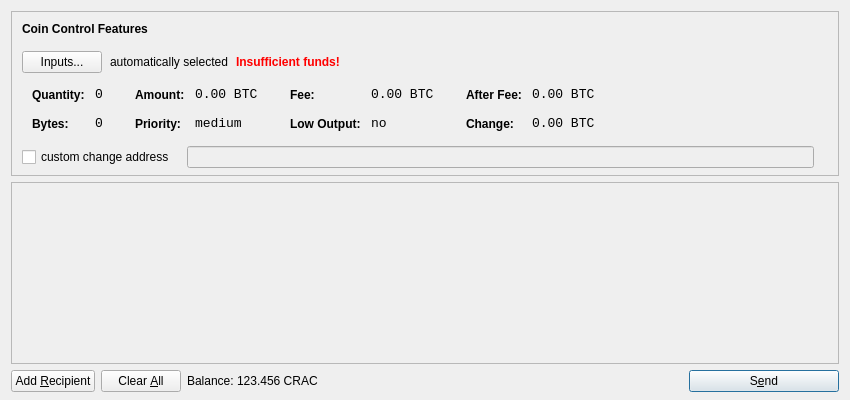
<?xml version="1.0" encoding="UTF-8"?>
<ui version="4.0">
 <class>SendCoinsDialog</class>
 <widget class="QDialog" name="SendCoinsDialog">
  <property name="geometry">
   <rect>
    <x>0</x>
    <y>0</y>
    <width>850</width>
    <height>400</height>
   </rect>
  </property>
  <property name="windowTitle">
   <string>Send Coins</string>
  </property>
  <layout class="QVBoxLayout" name="verticalLayout" stretch="0,1,0">
   <property name="bottomMargin">
    <number>8</number>
   </property>
   <item>
    <widget class="QFrame" name="frameCoinControl">
     <property name="sizePolicy">
      <sizepolicy hsizetype="Expanding" vsizetype="Expanding">
       <horstretch>0</horstretch>
       <verstretch>0</verstretch>
      </sizepolicy>
     </property>
     <property name="maximumSize">
      <size>
       <width>16777215</width>
       <height>16777215</height>
      </size>
     </property>
     <property name="frameShape">
      <enum>QFrame::StyledPanel</enum>
     </property>
     <property name="frameShadow">
      <enum>QFrame::Sunken</enum>
     </property>
     <layout class="QVBoxLayout" name="verticalLayoutCoinControl2">
      <property name="spacing">
       <number>-1</number>
      </property>
      <property name="leftMargin">
       <number>0</number>
      </property>
      <property name="topMargin">
       <number>0</number>
      </property>
      <property name="rightMargin">
       <number>0</number>
      </property>
      <property name="bottomMargin">
       <number>6</number>
      </property>
      <item>
       <layout class="QVBoxLayout" name="verticalLayoutCoinControl" stretch="0,0,0,0,1">
        <property name="spacing">
         <number>0</number>
        </property>
        <property name="leftMargin">
         <number>10</number>
        </property>
        <property name="topMargin">
         <number>10</number>
        </property>
        <item>
         <layout class="QHBoxLayout" name="horizontalLayoutCoinControl1">
          <property name="bottomMargin">
           <number>15</number>
          </property>
          <item>
           <widget class="QLabel" name="labelCoinControlFeatures">
            <property name="sizePolicy">
             <sizepolicy hsizetype="Preferred" vsizetype="Maximum">
              <horstretch>0</horstretch>
              <verstretch>0</verstretch>
             </sizepolicy>
            </property>
            <property name="font">
             <font>
              <weight>75</weight>
              <bold>true</bold>
             </font>
            </property>
            <property name="styleSheet">
             <string notr="true">font-weight:bold;</string>
            </property>
            <property name="text">
             <string>Coin Control Features</string>
            </property>
           </widget>
          </item>
         </layout>
        </item>
        <item>
         <layout class="QHBoxLayout" name="horizontalLayoutCoinControl2" stretch="0,0,0,0">
          <property name="spacing">
           <number>8</number>
          </property>
          <property name="bottomMargin">
           <number>10</number>
          </property>
          <item>
           <widget class="QPushButton" name="pushButtonCoinControl">
            <property name="styleSheet">
             <string notr="true"/>
            </property>
            <property name="text">
             <string>Inputs...</string>
            </property>
           </widget>
          </item>
          <item>
           <widget class="QLabel" name="labelCoinControlAutomaticallySelected">
            <property name="text">
             <string>automatically selected</string>
            </property>
            <property name="margin">
             <number>5</number>
            </property>
           </widget>
          </item>
          <item>
           <widget class="QLabel" name="labelCoinControlInsuffFunds">
            <property name="font">
             <font>
              <weight>75</weight>
              <bold>true</bold>
             </font>
            </property>
            <property name="styleSheet">
             <string notr="true">color:red;font-weight:bold;</string>
            </property>
            <property name="text">
             <string>Insufficient funds!</string>
            </property>
            <property name="margin">
             <number>5</number>
            </property>
           </widget>
          </item>
          <item>
           <spacer name="horizontalSpacerCoinControl">
            <property name="orientation">
             <enum>Qt::Horizontal</enum>
            </property>
            <property name="sizeHint" stdset="0">
             <size>
              <width>40</width>
              <height>1</height>
             </size>
            </property>
           </spacer>
          </item>
         </layout>
        </item>
        <item>
         <widget class="QWidget" name="widgetCoinControl" native="true">
          <property name="sizePolicy">
           <sizepolicy hsizetype="Preferred" vsizetype="Preferred">
            <horstretch>0</horstretch>
            <verstretch>0</verstretch>
           </sizepolicy>
          </property>
          <property name="minimumSize">
           <size>
            <width>0</width>
            <height>0</height>
           </size>
          </property>
          <property name="styleSheet">
           <string notr="true"/>
          </property>
          <layout class="QHBoxLayout" name="horizontalLayoutCoinControl5">
           <property name="margin">
            <number>0</number>
           </property>
           <item>
            <layout class="QHBoxLayout" name="horizontalLayoutCoinControl3" stretch="0,0,0,1">
             <property name="spacing">
              <number>20</number>
             </property>
             <property name="topMargin">
              <number>0</number>
             </property>
             <property name="bottomMargin">
              <number>10</number>
             </property>
             <item>
              <layout class="QFormLayout" name="formLayoutCoinControl1">
               <property name="horizontalSpacing">
                <number>10</number>
               </property>
               <property name="verticalSpacing">
                <number>14</number>
               </property>
               <property name="leftMargin">
                <number>10</number>
               </property>
               <property name="topMargin">
                <number>4</number>
               </property>
               <property name="rightMargin">
                <number>6</number>
               </property>
               <item row="0" column="0">
                <widget class="QLabel" name="labelCoinControlQuantityText">
                 <property name="styleSheet">
                  <string notr="true">font-weight:bold;</string>
                 </property>
                 <property name="text">
                  <string>Quantity:</string>
                 </property>
                 <property name="margin">
                  <number>0</number>
                 </property>
                </widget>
               </item>
               <item row="0" column="1">
                <widget class="QLabel" name="labelCoinControlQuantity">
                 <property name="font">
                  <font>
                   <family>Monospace</family>
                   <pointsize>10</pointsize>
                  </font>
                 </property>
                 <property name="cursor">
                  <cursorShape>IBeamCursor</cursorShape>
                 </property>
                 <property name="contextMenuPolicy">
                  <enum>Qt::ActionsContextMenu</enum>
                 </property>
                 <property name="text">
                  <string notr="true">0</string>
                 </property>
                 <property name="margin">
                  <number>0</number>
                 </property>
                 <property name="textInteractionFlags">
                  <set>Qt::LinksAccessibleByMouse|Qt::TextSelectableByKeyboard|Qt::TextSelectableByMouse</set>
                 </property>
                </widget>
               </item>
               <item row="1" column="0">
                <widget class="QLabel" name="labelCoinControlBytesText">
                 <property name="styleSheet">
                  <string notr="true">font-weight:bold;</string>
                 </property>
                 <property name="text">
                  <string>Bytes:</string>
                 </property>
                </widget>
               </item>
               <item row="1" column="1">
                <widget class="QLabel" name="labelCoinControlBytes">
                 <property name="font">
                  <font>
                   <family>Monospace</family>
                   <pointsize>10</pointsize>
                  </font>
                 </property>
                 <property name="cursor">
                  <cursorShape>IBeamCursor</cursorShape>
                 </property>
                 <property name="contextMenuPolicy">
                  <enum>Qt::ActionsContextMenu</enum>
                 </property>
                 <property name="text">
                  <string notr="true">0</string>
                 </property>
                 <property name="textInteractionFlags">
                  <set>Qt::LinksAccessibleByMouse|Qt::TextSelectableByKeyboard|Qt::TextSelectableByMouse</set>
                 </property>
                </widget>
               </item>
              </layout>
             </item>
             <item>
              <layout class="QFormLayout" name="formLayoutCoinControl2">
               <property name="horizontalSpacing">
                <number>10</number>
               </property>
               <property name="verticalSpacing">
                <number>14</number>
               </property>
               <property name="leftMargin">
                <number>6</number>
               </property>
               <property name="topMargin">
                <number>4</number>
               </property>
               <property name="rightMargin">
                <number>6</number>
               </property>
               <item row="0" column="0">
                <widget class="QLabel" name="labelCoinControlAmountText">
                 <property name="styleSheet">
                  <string notr="true">font-weight:bold;</string>
                 </property>
                 <property name="text">
                  <string>Amount:</string>
                 </property>
                 <property name="margin">
                  <number>0</number>
                 </property>
                </widget>
               </item>
               <item row="0" column="1">
                <widget class="QLabel" name="labelCoinControlAmount">
                 <property name="font">
                  <font>
                   <family>Monospace</family>
                   <pointsize>10</pointsize>
                  </font>
                 </property>
                 <property name="cursor">
                  <cursorShape>IBeamCursor</cursorShape>
                 </property>
                 <property name="contextMenuPolicy">
                  <enum>Qt::ActionsContextMenu</enum>
                 </property>
                 <property name="text">
                  <string notr="true">0.00 BTC</string>
                 </property>
                 <property name="textInteractionFlags">
                  <set>Qt::LinksAccessibleByMouse|Qt::TextSelectableByKeyboard|Qt::TextSelectableByMouse</set>
                 </property>
                </widget>
               </item>
               <item row="1" column="0">
                <widget class="QLabel" name="labelCoinControlPriorityText">
                 <property name="styleSheet">
                  <string notr="true">font-weight:bold;</string>
                 </property>
                 <property name="text">
                  <string>Priority:</string>
                 </property>
                </widget>
               </item>
               <item row="1" column="1">
                <widget class="QLabel" name="labelCoinControlPriority">
                 <property name="font">
                  <font>
                   <family>Monospace</family>
                   <pointsize>10</pointsize>
                  </font>
                 </property>
                 <property name="cursor">
                  <cursorShape>IBeamCursor</cursorShape>
                 </property>
                 <property name="contextMenuPolicy">
                  <enum>Qt::ActionsContextMenu</enum>
                 </property>
                 <property name="text">
                  <string>medium</string>
                 </property>
                 <property name="textInteractionFlags">
                  <set>Qt::LinksAccessibleByMouse|Qt::TextSelectableByKeyboard|Qt::TextSelectableByMouse</set>
                 </property>
                </widget>
               </item>
              </layout>
             </item>
             <item>
              <layout class="QFormLayout" name="formLayoutCoinControl3">
               <property name="horizontalSpacing">
                <number>10</number>
               </property>
               <property name="verticalSpacing">
                <number>14</number>
               </property>
               <property name="leftMargin">
                <number>6</number>
               </property>
               <property name="topMargin">
                <number>4</number>
               </property>
               <property name="rightMargin">
                <number>6</number>
               </property>
               <item row="0" column="0">
                <widget class="QLabel" name="labelCoinControlFeeText">
                 <property name="styleSheet">
                  <string notr="true">font-weight:bold;</string>
                 </property>
                 <property name="text">
                  <string>Fee:</string>
                 </property>
                 <property name="margin">
                  <number>0</number>
                 </property>
                </widget>
               </item>
               <item row="0" column="1">
                <widget class="QLabel" name="labelCoinControlFee">
                 <property name="font">
                  <font>
                   <family>Monospace</family>
                   <pointsize>10</pointsize>
                  </font>
                 </property>
                 <property name="cursor">
                  <cursorShape>IBeamCursor</cursorShape>
                 </property>
                 <property name="contextMenuPolicy">
                  <enum>Qt::ActionsContextMenu</enum>
                 </property>
                 <property name="text">
                  <string notr="true">0.00 BTC</string>
                 </property>
                 <property name="textInteractionFlags">
                  <set>Qt::LinksAccessibleByMouse|Qt::TextSelectableByKeyboard|Qt::TextSelectableByMouse</set>
                 </property>
                </widget>
               </item>
               <item row="1" column="0">
                <widget class="QLabel" name="labelCoinControlLowOutputText">
                 <property name="styleSheet">
                  <string notr="true">font-weight:bold;</string>
                 </property>
                 <property name="text">
                  <string>Low Output:</string>
                 </property>
                </widget>
               </item>
               <item row="1" column="1">
                <widget class="QLabel" name="labelCoinControlLowOutput">
                 <property name="font">
                  <font>
                   <family>Monospace</family>
                   <pointsize>10</pointsize>
                  </font>
                 </property>
                 <property name="cursor">
                  <cursorShape>IBeamCursor</cursorShape>
                 </property>
                 <property name="contextMenuPolicy">
                  <enum>Qt::ActionsContextMenu</enum>
                 </property>
                 <property name="text">
                  <string>no</string>
                 </property>
                 <property name="textInteractionFlags">
                  <set>Qt::LinksAccessibleByMouse|Qt::TextSelectableByKeyboard|Qt::TextSelectableByMouse</set>
                 </property>
                </widget>
               </item>
              </layout>
             </item>
             <item>
              <layout class="QFormLayout" name="formLayoutCoinControl4">
               <property name="horizontalSpacing">
                <number>10</number>
               </property>
               <property name="verticalSpacing">
                <number>14</number>
               </property>
               <property name="leftMargin">
                <number>6</number>
               </property>
               <property name="topMargin">
                <number>4</number>
               </property>
               <property name="rightMargin">
                <number>6</number>
               </property>
               <item row="0" column="0">
                <widget class="QLabel" name="labelCoinControlAfterFeeText">
                 <property name="styleSheet">
                  <string notr="true">font-weight:bold;</string>
                 </property>
                 <property name="text">
                  <string>After Fee:</string>
                 </property>
                 <property name="margin">
                  <number>0</number>
                 </property>
                </widget>
               </item>
               <item row="0" column="1">
                <widget class="QLabel" name="labelCoinControlAfterFee">
                 <property name="font">
                  <font>
                   <family>Monospace</family>
                   <pointsize>10</pointsize>
                  </font>
                 </property>
                 <property name="cursor">
                  <cursorShape>IBeamCursor</cursorShape>
                 </property>
                 <property name="contextMenuPolicy">
                  <enum>Qt::ActionsContextMenu</enum>
                 </property>
                 <property name="text">
                  <string notr="true">0.00 BTC</string>
                 </property>
                 <property name="textInteractionFlags">
                  <set>Qt::LinksAccessibleByMouse|Qt::TextSelectableByKeyboard|Qt::TextSelectableByMouse</set>
                 </property>
                </widget>
               </item>
               <item row="1" column="0">
                <widget class="QLabel" name="labelCoinControlChangeText">
                 <property name="styleSheet">
                  <string notr="true">font-weight:bold;</string>
                 </property>
                 <property name="text">
                  <string>Change:</string>
                 </property>
                </widget>
               </item>
               <item row="1" column="1">
                <widget class="QLabel" name="labelCoinControlChange">
                 <property name="font">
                  <font>
                   <family>Monospace</family>
                   <pointsize>10</pointsize>
                  </font>
                 </property>
                 <property name="cursor">
                  <cursorShape>IBeamCursor</cursorShape>
                 </property>
                 <property name="contextMenuPolicy">
                  <enum>Qt::ActionsContextMenu</enum>
                 </property>
                 <property name="text">
                  <string notr="true">0.00 BTC</string>
                 </property>
                 <property name="textInteractionFlags">
                  <set>Qt::LinksAccessibleByMouse|Qt::TextSelectableByKeyboard|Qt::TextSelectableByMouse</set>
                 </property>
                </widget>
               </item>
              </layout>
             </item>
            </layout>
           </item>
          </layout>
         </widget>
        </item>
        <item>
         <layout class="QHBoxLayout" name="horizontalLayoutCoinControl4" stretch="0,0,0">
          <property name="spacing">
           <number>12</number>
          </property>
          <property name="sizeConstraint">
           <enum>QLayout::SetDefaultConstraint</enum>
          </property>
          <property name="topMargin">
           <number>5</number>
          </property>
          <property name="rightMargin">
           <number>5</number>
          </property>
          <item>
           <widget class="QCheckBox" name="checkBoxCoinControlChange">
            <property name="text">
             <string>custom change address</string>
            </property>
           </widget>
          </item>
          <item>
           <widget class="QLineEdit" name="lineEditCoinControlChange">
            <property name="enabled">
             <bool>false</bool>
            </property>
            <property name="sizePolicy">
             <sizepolicy hsizetype="Expanding" vsizetype="Fixed">
              <horstretch>0</horstretch>
              <verstretch>0</verstretch>
             </sizepolicy>
            </property>
           </widget>
          </item>
          <item>
           <widget class="QLabel" name="labelCoinControlChangeLabel">
            <property name="sizePolicy">
             <sizepolicy hsizetype="Preferred" vsizetype="Expanding">
              <horstretch>0</horstretch>
              <verstretch>0</verstretch>
             </sizepolicy>
            </property>
            <property name="minimumSize">
             <size>
              <width>0</width>
              <height>0</height>
             </size>
            </property>
            <property name="text">
             <string/>
            </property>
            <property name="margin">
             <number>3</number>
            </property>
           </widget>
          </item>
         </layout>
        </item>
        <item>
         <spacer name="verticalSpacerCoinControl">
          <property name="orientation">
           <enum>Qt::Vertical</enum>
          </property>
          <property name="sizeHint" stdset="0">
           <size>
            <width>800</width>
            <height>1</height>
           </size>
          </property>
         </spacer>
        </item>
       </layout>
      </item>
     </layout>
    </widget>
   </item>
   <item>
    <widget class="QScrollArea" name="scrollArea">
     <property name="widgetResizable">
      <bool>true</bool>
     </property>
     <widget class="QWidget" name="scrollAreaWidgetContents">
      <property name="geometry">
       <rect>
        <x>0</x>
        <y>0</y>
        <width>830</width>
        <height>165</height>
       </rect>
      </property>
      <layout class="QVBoxLayout" name="verticalLayout_2">
       <property name="margin">
        <number>0</number>
       </property>
       <item>
        <layout class="QVBoxLayout" name="entries">
         <property name="spacing">
          <number>6</number>
         </property>
        </layout>
       </item>
       <item>
        <spacer name="verticalSpacer">
         <property name="orientation">
          <enum>Qt::Vertical</enum>
         </property>
         <property name="sizeHint" stdset="0">
          <size>
           <width>20</width>
           <height>40</height>
          </size>
         </property>
        </spacer>
       </item>
      </layout>
     </widget>
    </widget>
   </item>
   <item>
    <layout class="QHBoxLayout" name="horizontalLayout">
     <item>
      <widget class="QPushButton" name="addButton">
       <property name="toolTip">
        <string>Send to multiple recipients at once</string>
       </property>
       <property name="text">
        <string>Add &amp;Recipient</string>
       </property>
       <property name="icon">
        <iconset resource="../bitcoin.qrc">
         <normaloff>:/icons/add</normaloff>:/icons/add</iconset>
       </property>
       <property name="autoDefault">
        <bool>false</bool>
       </property>
      </widget>
     </item>
     <item>
      <widget class="QPushButton" name="clearButton">
       <property name="sizePolicy">
        <sizepolicy hsizetype="Minimum" vsizetype="Fixed">
         <horstretch>0</horstretch>
         <verstretch>0</verstretch>
        </sizepolicy>
       </property>
       <property name="toolTip">
        <string>Remove all transaction fields</string>
       </property>
       <property name="text">
        <string>Clear &amp;All</string>
       </property>
       <property name="icon">
        <iconset resource="../bitcoin.qrc">
         <normaloff>:/icons/remove</normaloff>:/icons/remove</iconset>
       </property>
       <property name="autoRepeatDelay">
        <number>300</number>
       </property>
       <property name="autoDefault">
        <bool>false</bool>
       </property>
      </widget>
     </item>
     <item>
      <layout class="QHBoxLayout" name="horizontalLayout_2">
       <property name="spacing">
        <number>3</number>
       </property>
       <item>
        <widget class="QLabel" name="label">
         <property name="text">
          <string>Balance:</string>
         </property>
        </widget>
       </item>
       <item>
        <widget class="QLabel" name="labelBalance">
         <property name="cursor">
          <cursorShape>IBeamCursor</cursorShape>
         </property>
         <property name="text">
          <string>123.456 CRAC</string>
         </property>
         <property name="textInteractionFlags">
          <set>Qt::LinksAccessibleByMouse|Qt::TextSelectableByKeyboard|Qt::TextSelectableByMouse</set>
         </property>
        </widget>
       </item>
      </layout>
     </item>
     <item>
      <spacer name="horizontalSpacer">
       <property name="orientation">
        <enum>Qt::Horizontal</enum>
       </property>
       <property name="sizeHint" stdset="0">
        <size>
         <width>40</width>
         <height>20</height>
        </size>
       </property>
      </spacer>
     </item>
     <item>
      <widget class="QPushButton" name="sendButton">
       <property name="minimumSize">
        <size>
         <width>150</width>
         <height>0</height>
        </size>
       </property>
       <property name="toolTip">
        <string>Confirm the send action</string>
       </property>
       <property name="text">
        <string>S&amp;end</string>
       </property>
       <property name="icon">
        <iconset resource="../bitcoin.qrc">
         <normaloff>:/icons/send</normaloff>:/icons/send</iconset>
       </property>
       <property name="default">
        <bool>true</bool>
       </property>
      </widget>
     </item>
    </layout>
   </item>
  </layout>
 </widget>
 <resources>
  <include location="../bitcoin.qrc"/>
 </resources>
 <connections/>
</ui>
